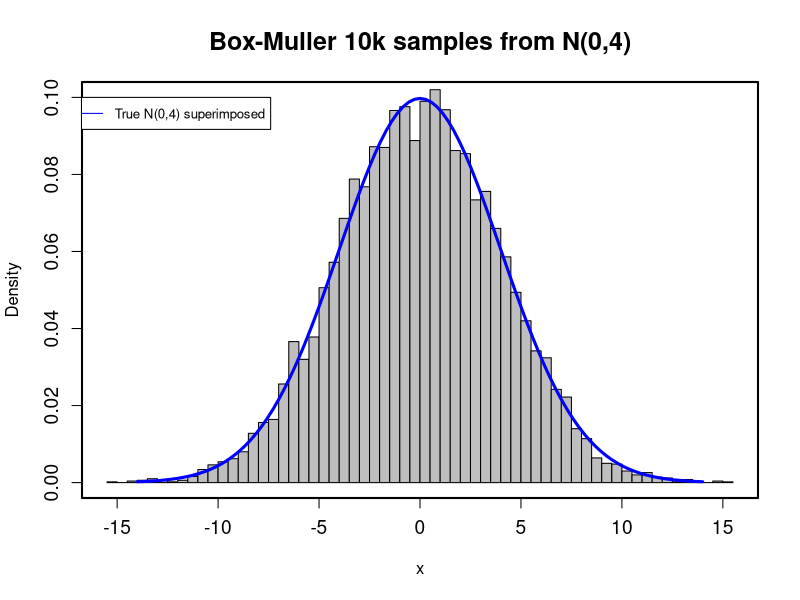

This chart was generated by the following R code:
library(rstudioapi) # to automatically set the working directory to this file's path.

#set the working directory to this file's path
setwd(dirname(rstudioapi::getActiveDocumentContext()$path))

#Exercicio A
sim.norm<-function(n, mu, std){
  
  "Box-Muller Algorithm. This function generates samples
  from two independent random variables X,Y ~ N(mu,std)."
  
  x<-vector()
  y<-vector()
  
  # Box-Muller algorithm
  theta=2*pi*runif(n,0,1)
  R=sqrt(-2*log(runif(n,0,1)))
  
  # add N(0,1) observations to the samples
  x=c(x,R*cos(theta))
  y=c(y,R*sin(theta))
  
  # convert all observations from N(0,1) to N(mu,std)
  x=x*std+mu
  y=y*std+mu
  
  # return results in a table format
  samples = matrix(c(x,y),ncol=2)
  colnames(samples) = c("X","Y")
  rownames(samples) = seq(from=1,to=nrow(samples),by=1)
  samples = as.table(samples)
  return(samples)
}

res = sim.norm(10,0,1); res


#Exercicio B - generate 10k samples from X~(0,4)
set.seed(123)
mu = 0
std = 4
n = 10 * 1000
samples = sim.norm(n/2,0,4)  # n/2 because we can merge X and Y since their both are independent.
samples = c(samples[,"X"], samples[,"Y"]) # merge the 5k samples from X with the 5k samples from Y


#Exercicio C
pdf("Exercicio1_c.pdf",width=7,height=5)
hist(samples, freq=F, main="Box-Muller 10k samples from N(0,4)", ylim=c(0,0.1), xlab="x", col="grey", cex.main=1.5, cex.axis=1.15,
     breaks=50);
curve(dnorm(x ,0,4), add=T, lwd=3, lty=1, from=-14, to=14,col=c('blue'))
# drawing a box around the plot
box(lwd=2)
# Add a legend
legend(-17.5,0.10, legend=("True N(0,4) superimposed"), col=c("blue"), lty=1:2, cex=0.8)
dev.off()
